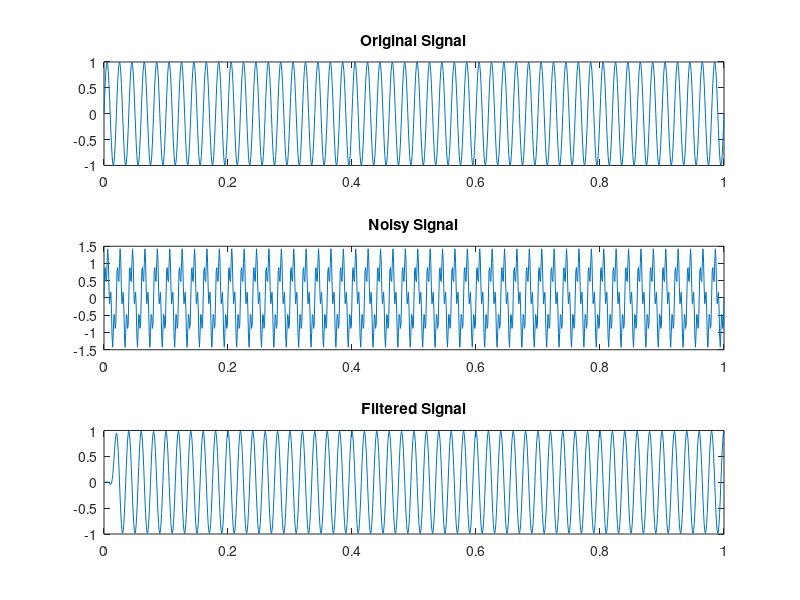

This chart was generated by the following MATLAB code:
%{
Problem 21: Noise Removal Project
    •   Add noise to signal
    •   Apply appropriate filter
    •   Evaluate performance using SNR
%}

clc; clear; close all;

Fs = 1000;
t = 0:1/Fs:1;

% Original signal
x = sin(2*pi*50*t);

% Add 200 Hz noise
xNoisy = x + 0.5*sin(2*pi*200*t);

% FIR low-pass filter
b = fir1(30,100/(Fs/2));
y = filter(b,1,xNoisy);

% SNR
snrBeforeFilter = 10*log10(mean(x.^2)/mean((xNoisy-x).^2));
snrAfterFilter = 10*log10(mean(x.^2)/mean((y-x).^2));

fprintf("SNR Before = %.2f dB\n", snrBeforeFilter);
fprintf("SNR After = %.2f dB\n", snrAfterFilter);

% Plot
subplot(3,1,1), plot(t,x), title('Original Signal')
subplot(3,1,2), plot(t,xNoisy), title('Noisy Signal')
subplot(3,1,3), plot(t,y), title('Filtered Signal')
